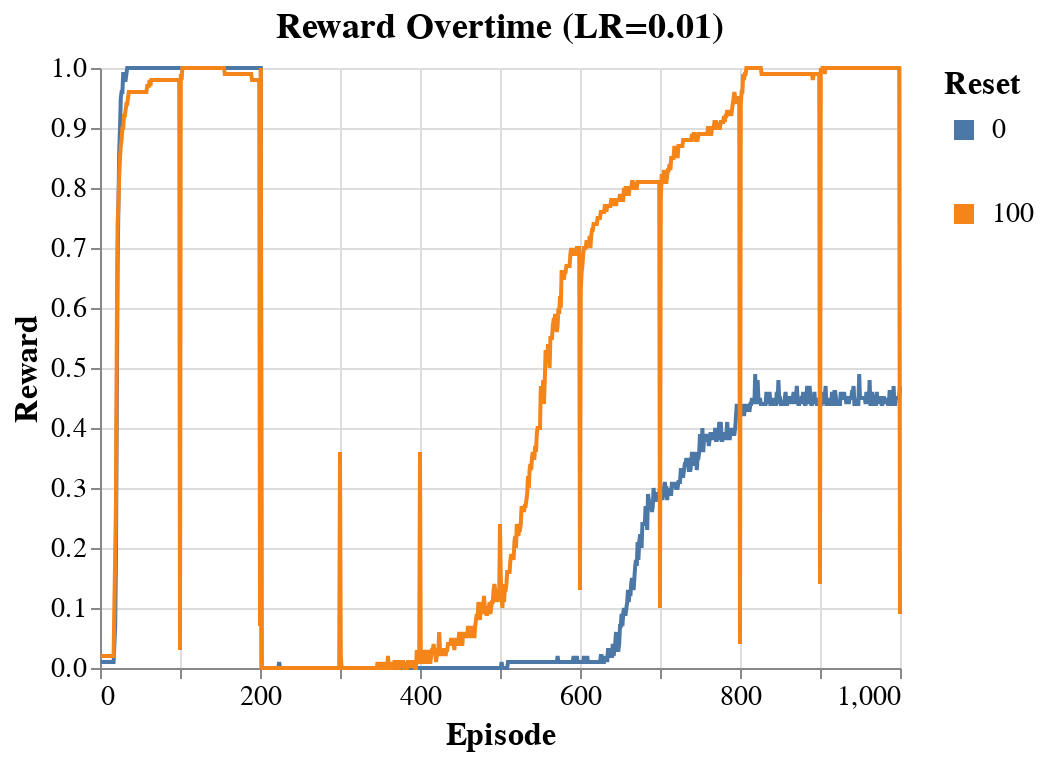

The code cell stored with this chart in its notebook:
### Code cell
plot_reward_by_episode_and_reset(df[(df['model'] == 1) & (df['learning_rate'] == lr) & (df['replay_ratio'] == 16)], 100)

### Figure 1 — Vega-Lite specification as saved in the notebook (floating-point values rounded to 4 significant figures; data arrays with more than 128 entries replaced by an {"elided": "..."} marker saying what was removed)
{"config": {"view": {"continuousWidth": 300, "continuousHeight": 300}, "axis": {"labelFontSize": 14, "titleFontSize": 16}, "title": {"fontSize": 18}}, "data": {"name": "data-811cc64c7c85348f7c32f61bc2f8867e"}, "mark": {"type": "line"}, "encoding": {"color": {"field": "Reset", "legend": {"labelFontSize": 14, "symbolStrokeWidth": 10, "titleFontSize": 16}, "type": "nominal"}, "x": {"field": "Episode", "type": "quantitative"}, "y": {"field": "Reward", "type": "quantitative"}}, "title": "Reward Overtime (LR=0.01)", "width": 400, "$schema": "https://vega.github.io/schema/vega-lite/v5.16.3.json", "datasets": {"data-811cc64c7c85348f7c32f61bc2f8867e": {"elided": "2000 records"}}}
